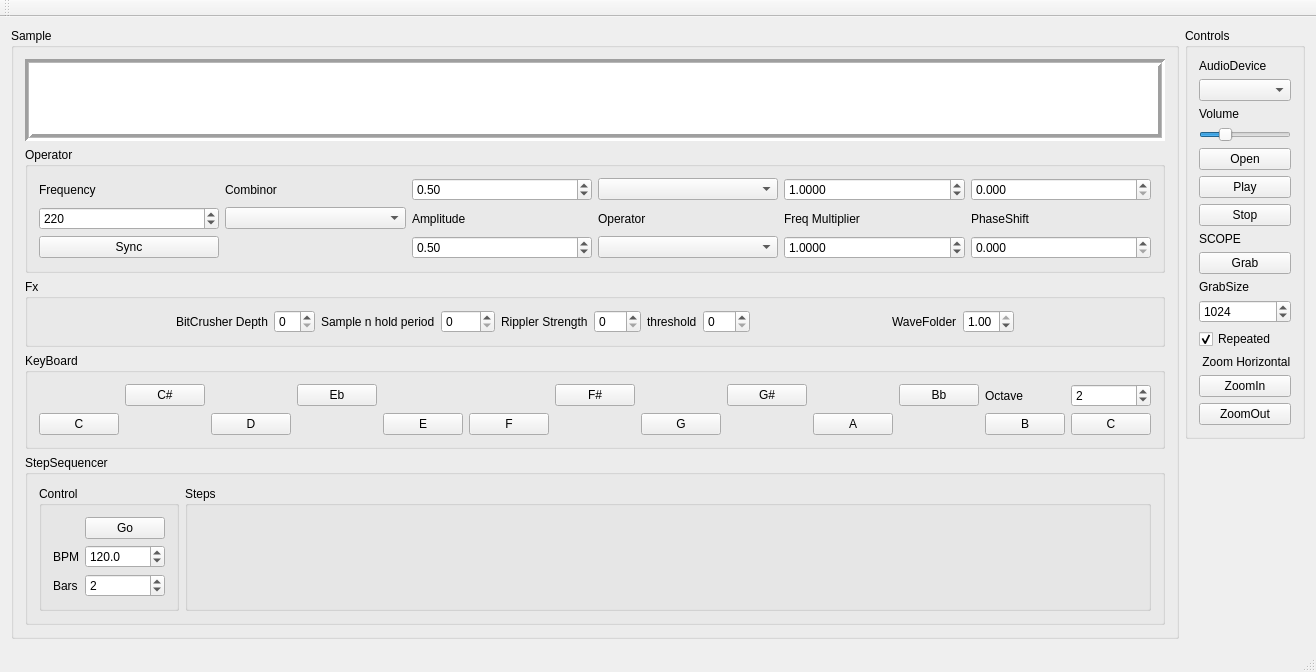
<?xml version="1.0" encoding="UTF-8"?>
<ui version="4.0">
 <class>MainWindow</class>
 <widget class="QMainWindow" name="MainWindow">
  <property name="geometry">
   <rect>
    <x>0</x>
    <y>0</y>
    <width>1227</width>
    <height>599</height>
   </rect>
  </property>
  <property name="windowTitle">
   <string>MainWindow</string>
  </property>
  <widget class="QWidget" name="centralWidget">
   <layout class="QHBoxLayout" name="horizontalLayout">
    <item>
     <widget class="QGroupBox" name="groupBox_3">
      <property name="title">
       <string>Sample</string>
      </property>
      <layout class="QVBoxLayout" name="verticalLayout">
       <item>
        <widget class="QGraphicsView" name="graphicsView_WaveForm">
         <property name="frameShape">
          <enum>QFrame::Box</enum>
         </property>
         <property name="lineWidth">
          <number>3</number>
         </property>
         <property name="midLineWidth">
          <number>1</number>
         </property>
         <property name="sizeAdjustPolicy">
          <enum>QAbstractScrollArea::AdjustToContents</enum>
         </property>
         <property name="backgroundBrush">
          <brush brushstyle="NoBrush">
           <color alpha="128">
            <red>0</red>
            <green>255</green>
            <blue>0</blue>
           </color>
          </brush>
         </property>
         <property name="foregroundBrush">
          <brush brushstyle="NoBrush">
           <color alpha="255">
            <red>0</red>
            <green>0</green>
            <blue>0</blue>
           </color>
          </brush>
         </property>
         <property name="alignment">
          <set>Qt::AlignCenter</set>
         </property>
        </widget>
       </item>
       <item>
        <widget class="QGroupBox" name="groupBox">
         <property name="sizePolicy">
          <sizepolicy hsizetype="Preferred" vsizetype="Preferred">
           <horstretch>0</horstretch>
           <verstretch>0</verstretch>
          </sizepolicy>
         </property>
         <property name="title">
          <string>Operator</string>
         </property>
         <layout class="QGridLayout" name="gridLayout">
          <item row="1" column="1">
           <widget class="QLabel" name="label_9">
            <property name="text">
             <string>Frequency</string>
            </property>
           </widget>
          </item>
          <item row="6" column="6">
           <widget class="QComboBox" name="comboBox_2_Operator"/>
          </item>
          <item row="3" column="1">
           <widget class="QDoubleSpinBox" name="doubleSpinBox_Frequency">
            <property name="decimals">
             <number>0</number>
            </property>
            <property name="maximum">
             <double>22050.000000000000000</double>
            </property>
            <property name="value">
             <double>220.000000000000000</double>
            </property>
           </widget>
          </item>
          <item row="3" column="5">
           <widget class="QLabel" name="label">
            <property name="text">
             <string>Amplitude</string>
            </property>
           </widget>
          </item>
          <item row="1" column="5">
           <widget class="QDoubleSpinBox" name="doubleSpinBox_1_Amplitude">
            <property name="maximum">
             <double>1.000000000000000</double>
            </property>
            <property name="singleStep">
             <double>0.010000000000000</double>
            </property>
            <property name="value">
             <double>0.500000000000000</double>
            </property>
           </widget>
          </item>
          <item row="3" column="3">
           <widget class="QComboBox" name="comboBox_Combinor"/>
          </item>
          <item row="6" column="7">
           <widget class="QDoubleSpinBox" name="doubleSpinBox_2_Frequency">
            <property name="decimals">
             <number>4</number>
            </property>
            <property name="maximum">
             <double>32.000000000000000</double>
            </property>
            <property name="singleStep">
             <double>0.001000000000000</double>
            </property>
            <property name="value">
             <double>1.000000000000000</double>
            </property>
           </widget>
          </item>
          <item row="3" column="6">
           <widget class="QLabel" name="label_2">
            <property name="text">
             <string>Operator</string>
            </property>
           </widget>
          </item>
          <item row="6" column="8">
           <widget class="QDoubleSpinBox" name="doubleSpinBox_2_PhaseShift">
            <property name="decimals">
             <number>3</number>
            </property>
            <property name="maximum">
             <double>1.000000000000000</double>
            </property>
            <property name="singleStep">
             <double>0.001000000000000</double>
            </property>
           </widget>
          </item>
          <item row="3" column="8">
           <widget class="QLabel" name="label_11">
            <property name="text">
             <string>PhaseShift</string>
            </property>
           </widget>
          </item>
          <item row="6" column="5">
           <widget class="QDoubleSpinBox" name="doubleSpinBox_2_Amplitude">
            <property name="maximum">
             <double>1.000000000000000</double>
            </property>
            <property name="singleStep">
             <double>0.010000000000000</double>
            </property>
            <property name="value">
             <double>0.500000000000000</double>
            </property>
           </widget>
          </item>
          <item row="1" column="8">
           <widget class="QDoubleSpinBox" name="doubleSpinBox_1_PhaseShift">
            <property name="decimals">
             <number>3</number>
            </property>
            <property name="maximum">
             <double>1.000000000000000</double>
            </property>
            <property name="singleStep">
             <double>0.001000000000000</double>
            </property>
           </widget>
          </item>
          <item row="1" column="7">
           <widget class="QDoubleSpinBox" name="doubleSpinBox_1_Frequency">
            <property name="decimals">
             <number>4</number>
            </property>
            <property name="maximum">
             <double>32.000000000000000</double>
            </property>
            <property name="singleStep">
             <double>0.001000000000000</double>
            </property>
            <property name="value">
             <double>1.000000000000000</double>
            </property>
           </widget>
          </item>
          <item row="1" column="6">
           <widget class="QComboBox" name="comboBox_1_Operator"/>
          </item>
          <item row="3" column="7">
           <widget class="QLabel" name="label_6">
            <property name="text">
             <string>Freq Multiplier</string>
            </property>
           </widget>
          </item>
          <item row="6" column="1">
           <widget class="QPushButton" name="pushButton_DetuneSync">
            <property name="text">
             <string>Sync</string>
            </property>
           </widget>
          </item>
          <item row="1" column="3">
           <widget class="QLabel" name="label_10">
            <property name="text">
             <string>Combinor</string>
            </property>
           </widget>
          </item>
         </layout>
        </widget>
       </item>
       <item>
        <widget class="QGroupBox" name="groupBox_4">
         <property name="title">
          <string>Fx</string>
         </property>
         <layout class="QHBoxLayout" name="horizontalLayout_3">
          <item>
           <spacer name="horizontalSpacer_11">
            <property name="orientation">
             <enum>Qt::Horizontal</enum>
            </property>
            <property name="sizeHint" stdset="0">
             <size>
              <width>40</width>
              <height>20</height>
             </size>
            </property>
           </spacer>
          </item>
          <item>
           <widget class="QLabel" name="label_13">
            <property name="text">
             <string>BitCrusher Depth</string>
            </property>
           </widget>
          </item>
          <item>
           <widget class="QSpinBox" name="spinBox_BitCrushserDepth">
            <property name="maximum">
             <number>15</number>
            </property>
           </widget>
          </item>
          <item>
           <widget class="QLabel" name="label_14">
            <property name="text">
             <string>Sample n hold period</string>
            </property>
           </widget>
          </item>
          <item>
           <widget class="QSpinBox" name="spinBox_SnHPeriod">
            <property name="maximum">
             <number>9999</number>
            </property>
           </widget>
          </item>
          <item>
           <layout class="QGridLayout" name="gridLayout_3"/>
          </item>
          <item>
           <widget class="QLabel" name="label_16">
            <property name="text">
             <string>Rippler Strength</string>
            </property>
           </widget>
          </item>
          <item>
           <widget class="QSpinBox" name="spinBox_RipplerStrength">
            <property name="maximum">
             <number>255</number>
            </property>
            <property name="singleStep">
             <number>1</number>
            </property>
           </widget>
          </item>
          <item>
           <widget class="QLabel" name="label_17">
            <property name="text">
             <string>threshold</string>
            </property>
           </widget>
          </item>
          <item>
           <widget class="QSpinBox" name="spinBox_RipplerThreshold">
            <property name="maximum">
             <number>255</number>
            </property>
           </widget>
          </item>
          <item>
           <spacer name="horizontalSpacer_12">
            <property name="orientation">
             <enum>Qt::Horizontal</enum>
            </property>
            <property name="sizeHint" stdset="0">
             <size>
              <width>40</width>
              <height>20</height>
             </size>
            </property>
           </spacer>
          </item>
          <item>
           <widget class="QLabel" name="label_15">
            <property name="text">
             <string>WaveFolder</string>
            </property>
           </widget>
          </item>
          <item>
           <widget class="QDoubleSpinBox" name="doubleSpinBox_WaveFold">
            <property name="minimum">
             <double>0.010000000000000</double>
            </property>
            <property name="maximum">
             <double>1.000000000000000</double>
            </property>
            <property name="singleStep">
             <double>0.010000000000000</double>
            </property>
            <property name="value">
             <double>1.000000000000000</double>
            </property>
           </widget>
          </item>
          <item>
           <spacer name="horizontalSpacer">
            <property name="orientation">
             <enum>Qt::Horizontal</enum>
            </property>
            <property name="sizeHint" stdset="0">
             <size>
              <width>40</width>
              <height>20</height>
             </size>
            </property>
           </spacer>
          </item>
         </layout>
        </widget>
       </item>
       <item>
        <widget class="QGroupBox" name="groupBox_2">
         <property name="title">
          <string>KeyBoard</string>
         </property>
         <layout class="QGridLayout" name="gridLayout_2">
          <item row="2" column="1">
           <widget class="QPushButton" name="pushButton_KeyBoard_C">
            <property name="text">
             <string>C</string>
            </property>
           </widget>
          </item>
          <item row="1" column="9">
           <widget class="QPushButton" name="pushButton_Keyboard_Gsharp">
            <property name="text">
             <string>G#</string>
            </property>
           </widget>
          </item>
          <item row="2" column="5">
           <widget class="QPushButton" name="pushButton_Keyboard_E">
            <property name="text">
             <string>E</string>
            </property>
           </widget>
          </item>
          <item row="2" column="9">
           <spacer name="horizontalSpacer_9">
            <property name="orientation">
             <enum>Qt::Horizontal</enum>
            </property>
            <property name="sizeHint" stdset="0">
             <size>
              <width>40</width>
              <height>20</height>
             </size>
            </property>
           </spacer>
          </item>
          <item row="2" column="3">
           <widget class="QPushButton" name="pushButton_Keyboard_D">
            <property name="text">
             <string>D</string>
            </property>
           </widget>
          </item>
          <item row="2" column="4">
           <spacer name="horizontalSpacer_7">
            <property name="orientation">
             <enum>Qt::Horizontal</enum>
            </property>
            <property name="sizeHint" stdset="0">
             <size>
              <width>40</width>
              <height>20</height>
             </size>
            </property>
           </spacer>
          </item>
          <item row="2" column="16">
           <spacer name="horizontalSpacer_4">
            <property name="orientation">
             <enum>Qt::Horizontal</enum>
            </property>
            <property name="sizeHint" stdset="0">
             <size>
              <width>40</width>
              <height>20</height>
             </size>
            </property>
           </spacer>
          </item>
          <item row="2" column="6">
           <widget class="QPushButton" name="pushButton_Keyboard_F">
            <property name="text">
             <string>F</string>
            </property>
           </widget>
          </item>
          <item row="2" column="0">
           <spacer name="horizontalSpacer_3">
            <property name="orientation">
             <enum>Qt::Horizontal</enum>
            </property>
            <property name="sizeHint" stdset="0">
             <size>
              <width>40</width>
              <height>20</height>
             </size>
            </property>
           </spacer>
          </item>
          <item row="1" column="4">
           <widget class="QPushButton" name="pushButton_Keyboard_Dsharp">
            <property name="text">
             <string>Eb</string>
            </property>
           </widget>
          </item>
          <item row="2" column="13">
           <widget class="QPushButton" name="pushButton_Keyboard_CPlusOneOctave">
            <property name="text">
             <string>C</string>
            </property>
           </widget>
          </item>
          <item row="2" column="2">
           <spacer name="horizontalSpacer_6">
            <property name="orientation">
             <enum>Qt::Horizontal</enum>
            </property>
            <property name="sizeHint" stdset="0">
             <size>
              <width>40</width>
              <height>20</height>
             </size>
            </property>
           </spacer>
          </item>
          <item row="2" column="8">
           <widget class="QPushButton" name="pushButton_Keyboard_G">
            <property name="text">
             <string>G</string>
            </property>
           </widget>
          </item>
          <item row="2" column="12">
           <widget class="QPushButton" name="pushButton_Keyboard_B">
            <property name="text">
             <string>B</string>
            </property>
           </widget>
          </item>
          <item row="1" column="2">
           <widget class="QPushButton" name="pushButton_Keyboard_Csharp">
            <property name="text">
             <string>C#</string>
            </property>
           </widget>
          </item>
          <item row="1" column="11">
           <widget class="QPushButton" name="pushButton_Keyboard_Asharp">
            <property name="text">
             <string>Bb</string>
            </property>
           </widget>
          </item>
          <item row="1" column="7">
           <widget class="QPushButton" name="pushButton_Keyboard_Fsharp">
            <property name="text">
             <string>F#</string>
            </property>
           </widget>
          </item>
          <item row="1" column="0">
           <spacer name="horizontalSpacer_5">
            <property name="orientation">
             <enum>Qt::Horizontal</enum>
            </property>
            <property name="sizeHint" stdset="0">
             <size>
              <width>40</width>
              <height>20</height>
             </size>
            </property>
           </spacer>
          </item>
          <item row="2" column="10">
           <widget class="QPushButton" name="pushButton_KeyboardA">
            <property name="text">
             <string>A</string>
            </property>
           </widget>
          </item>
          <item row="2" column="7">
           <spacer name="horizontalSpacer_8">
            <property name="orientation">
             <enum>Qt::Horizontal</enum>
            </property>
            <property name="sizeHint" stdset="0">
             <size>
              <width>40</width>
              <height>20</height>
             </size>
            </property>
           </spacer>
          </item>
          <item row="2" column="11">
           <spacer name="horizontalSpacer_10">
            <property name="orientation">
             <enum>Qt::Horizontal</enum>
            </property>
            <property name="sizeHint" stdset="0">
             <size>
              <width>40</width>
              <height>20</height>
             </size>
            </property>
           </spacer>
          </item>
          <item row="1" column="12">
           <widget class="QLabel" name="label_12">
            <property name="text">
             <string>Octave</string>
            </property>
           </widget>
          </item>
          <item row="1" column="13">
           <widget class="QSpinBox" name="spinBox_Octave">
            <property name="maximum">
             <number>8</number>
            </property>
            <property name="value">
             <number>2</number>
            </property>
           </widget>
          </item>
         </layout>
        </widget>
       </item>
       <item>
        <widget class="QGroupBox" name="groupBox_StepSequencer">
         <property name="title">
          <string>StepSequencer</string>
         </property>
         <layout class="QHBoxLayout" name="horizontalLayout_2">
          <item>
           <widget class="QGroupBox" name="groupBox_5">
            <property name="sizePolicy">
             <sizepolicy hsizetype="Preferred" vsizetype="Preferred">
              <horstretch>0</horstretch>
              <verstretch>0</verstretch>
             </sizepolicy>
            </property>
            <property name="title">
             <string>Control</string>
            </property>
            <layout class="QGridLayout" name="gridLayout_4">
             <item row="1" column="0">
              <widget class="QLabel" name="label_18">
               <property name="text">
                <string>BPM</string>
               </property>
              </widget>
             </item>
             <item row="2" column="1">
              <widget class="QSpinBox" name="spinBox_StepSequencer_BarsPerBeat">
               <property name="minimum">
                <number>1</number>
               </property>
               <property name="maximum">
                <number>16</number>
               </property>
               <property name="value">
                <number>2</number>
               </property>
              </widget>
             </item>
             <item row="2" column="0">
              <widget class="QLabel" name="label_19">
               <property name="text">
                <string>Bars</string>
               </property>
              </widget>
             </item>
             <item row="1" column="1">
              <widget class="QDoubleSpinBox" name="doubleSpinBox_StepSequencer_Bpm">
               <property name="decimals">
                <number>1</number>
               </property>
               <property name="maximum">
                <double>241.000000000000000</double>
               </property>
               <property name="singleStep">
                <double>0.100000000000000</double>
               </property>
               <property name="value">
                <double>120.000000000000000</double>
               </property>
              </widget>
             </item>
             <item row="0" column="1">
              <widget class="QPushButton" name="pushButton_StepSequencerGo">
               <property name="text">
                <string>Go</string>
               </property>
               <property name="checkable">
                <bool>true</bool>
               </property>
              </widget>
             </item>
            </layout>
           </widget>
          </item>
          <item>
           <widget class="QGroupBox" name="groupBox_StepSequencer_Step">
            <property name="sizePolicy">
             <sizepolicy hsizetype="Preferred" vsizetype="Preferred">
              <horstretch>2</horstretch>
              <verstretch>0</verstretch>
             </sizepolicy>
            </property>
            <property name="title">
             <string>Steps</string>
            </property>
           </widget>
          </item>
         </layout>
        </widget>
       </item>
      </layout>
     </widget>
    </item>
    <item alignment="Qt::AlignTop">
     <widget class="QGroupBox" name="groupBox_Open">
      <property name="sizePolicy">
       <sizepolicy hsizetype="Preferred" vsizetype="Preferred">
        <horstretch>0</horstretch>
        <verstretch>0</verstretch>
       </sizepolicy>
      </property>
      <property name="title">
       <string>Controls</string>
      </property>
      <property name="alignment">
       <set>Qt::AlignLeading|Qt::AlignLeft|Qt::AlignTop</set>
      </property>
      <layout class="QVBoxLayout" name="verticalLayout_2">
       <item>
        <widget class="QLabel" name="label_5">
         <property name="text">
          <string>AudioDevice</string>
         </property>
        </widget>
       </item>
       <item>
        <widget class="QComboBox" name="comboBox_AudioDevice"/>
       </item>
       <item>
        <widget class="QLabel" name="label_4">
         <property name="text">
          <string>Volume</string>
         </property>
        </widget>
       </item>
       <item>
        <widget class="QSlider" name="horizontalSlider_AudioOutputVolume">
         <property name="sizePolicy">
          <sizepolicy hsizetype="Minimum" vsizetype="Fixed">
           <horstretch>0</horstretch>
           <verstretch>0</verstretch>
          </sizepolicy>
         </property>
         <property name="maximum">
          <number>100</number>
         </property>
         <property name="value">
          <number>25</number>
         </property>
         <property name="orientation">
          <enum>Qt::Horizontal</enum>
         </property>
         <property name="tickPosition">
          <enum>QSlider::NoTicks</enum>
         </property>
        </widget>
       </item>
       <item>
        <widget class="QPushButton" name="pushButton_Open">
         <property name="text">
          <string>Open</string>
         </property>
        </widget>
       </item>
       <item>
        <widget class="QPushButton" name="pushButton_Play">
         <property name="text">
          <string>Play</string>
         </property>
        </widget>
       </item>
       <item>
        <widget class="QPushButton" name="pushButton_Stop">
         <property name="text">
          <string>Stop</string>
         </property>
        </widget>
       </item>
       <item>
        <widget class="QLabel" name="label_7">
         <property name="text">
          <string>SCOPE</string>
         </property>
        </widget>
       </item>
       <item>
        <widget class="QPushButton" name="pushButton_ScopeGrab">
         <property name="text">
          <string>Grab</string>
         </property>
        </widget>
       </item>
       <item>
        <widget class="QLabel" name="label_8">
         <property name="text">
          <string>GrabSize</string>
         </property>
        </widget>
       </item>
       <item>
        <widget class="QSpinBox" name="spinBox_ScopeGrabSize">
         <property name="maximum">
          <number>4096</number>
         </property>
         <property name="value">
          <number>1024</number>
         </property>
        </widget>
       </item>
       <item>
        <widget class="QCheckBox" name="checkBox_ScopeGrabRepeated">
         <property name="text">
          <string>Repeated</string>
         </property>
         <property name="checked">
          <bool>true</bool>
         </property>
        </widget>
       </item>
       <item>
        <widget class="QLabel" name="label_3">
         <property name="text">
          <string> Zoom Horizontal</string>
         </property>
        </widget>
       </item>
       <item>
        <widget class="QPushButton" name="pushButton_ZoomInHorizontal">
         <property name="text">
          <string>ZoomIn</string>
         </property>
        </widget>
       </item>
       <item>
        <widget class="QPushButton" name="pushButton_ZoomOutHorizontal">
         <property name="text">
          <string>ZoomOut</string>
         </property>
        </widget>
       </item>
      </layout>
     </widget>
    </item>
   </layout>
  </widget>
  <widget class="QMenuBar" name="menuBar">
   <property name="geometry">
    <rect>
     <x>0</x>
     <y>0</y>
     <width>1227</width>
     <height>21</height>
    </rect>
   </property>
  </widget>
  <widget class="QToolBar" name="mainToolBar">
   <attribute name="toolBarArea">
    <enum>TopToolBarArea</enum>
   </attribute>
   <attribute name="toolBarBreak">
    <bool>false</bool>
   </attribute>
  </widget>
  <widget class="QStatusBar" name="statusBar"/>
 </widget>
 <layoutdefault spacing="6" margin="11"/>
 <resources/>
 <connections/>
</ui>
